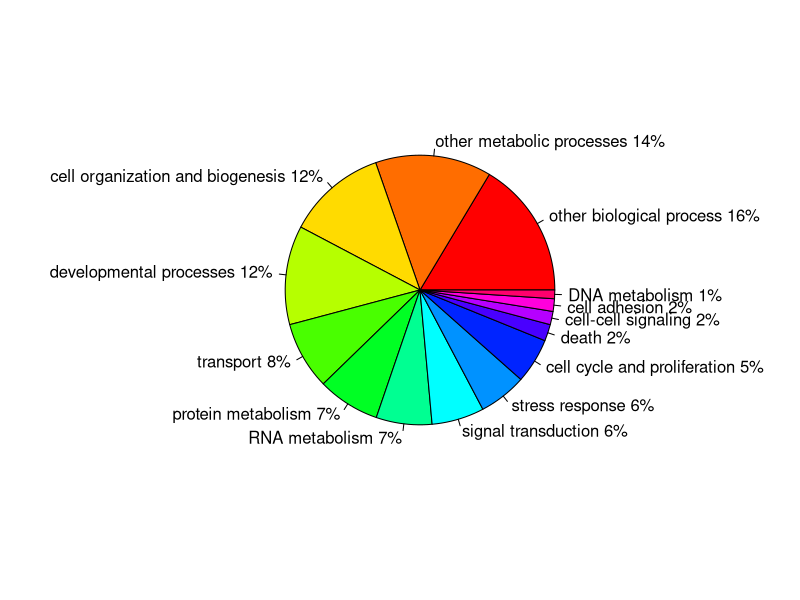

The R script that drew this image:
## ---- chunk 1
library(ggrepel)
## ---- chunk 2
piecounts <- read.csv("../analyses/Fig2-pie/GOslim-P-pie-detectedprots.txt", header = FALSE)
head(piecounts)
## ---- chunk 3
piecolors <- rainbow(14)
## ---- chunk 4
slices <- c(206, 175, 150, 149, 102, 94, 84, 79, 72, 68, 25, 20, 19, 13) #create vector of counts of GOslims based on the file read in above
lbls <- c("other biological process", "other metabolic processes", "cell organization and biogenesis", "developmental processes", "transport", "protein metabolism", "RNA metabolism", "signal transduction", "stress response", "cell cycle and proliferation", "death", "cell-cell signaling", "cell adhesion", "DNA metabolism") #create vector of GOslim terms in the same order as the number of counts
pct <- round(slices/sum(slices)*100) #get percentages of each GOslim term
lbls <- paste(lbls, pct) #add percents to labels
lbls <- paste(lbls, "%", sep = "") #ad % to labels
pie(slices, labels = lbls, col = piecolors, radius = 0.7)
